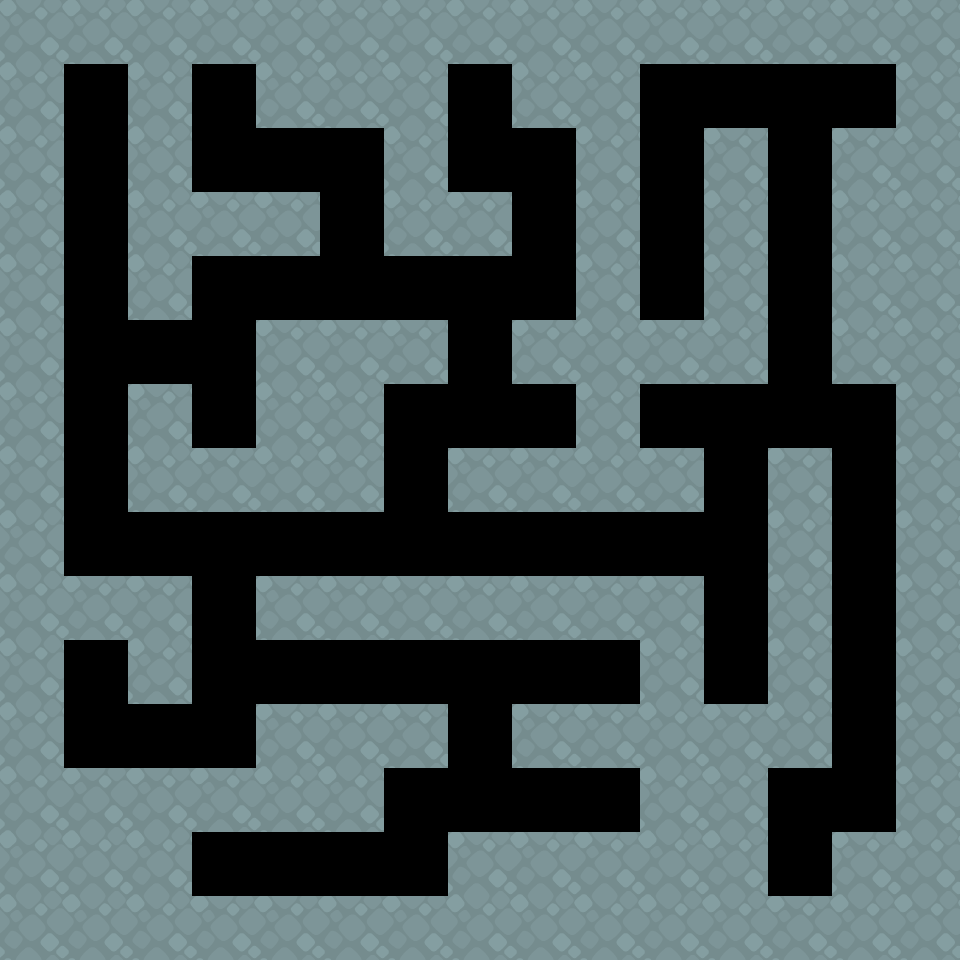

The image is a tile-based game level rendered from a .tmx file. Its description and source (layers, tilesets, objects; grid data summarised) follow:
An orthogonal 15x15 tile map with 64x64 px tiles, 1 tile layer (Tile Layer 1).

<map version="1.0" tiledversion="1.1.5" orientation="orthogonal" renderorder="right-down" width="15" height="15" tilewidth="64" tileheight="64" infinite="0" nextobjectid="1">
 <tileset firstgid="1" name="pac" tilewidth="64" tileheight="64" tilecount="104" columns="13">
  <image source="sokoban_tilesheet.png" width="832" height="512" />
 </tileset>
 <layer name="Tile Layer 1" width="15" height="15">
  <data>[225 cells, 147 non-empty, 2 distinct tile ids]</data>
 </layer>
</map>
